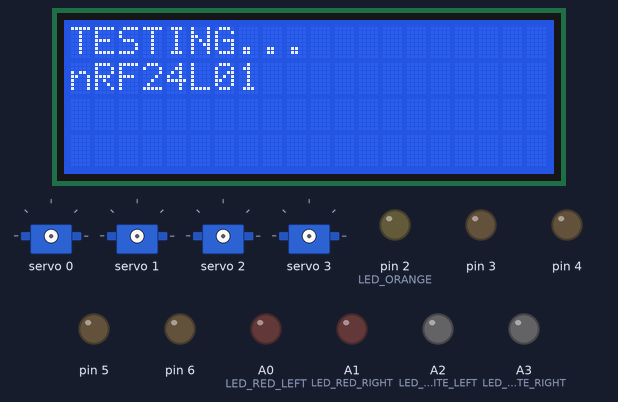
Simulated run of this sketch. Board: Arduino Nano, built with avr-gcc and run on an emulated ATmega328P. On the bench: 20×4 character LCD, 4 × servo, output pins drawn as LEDs (lit = HIGH). No radio packets arrive unless stated.

Above: at 0.2 s.
At 5.2 s:
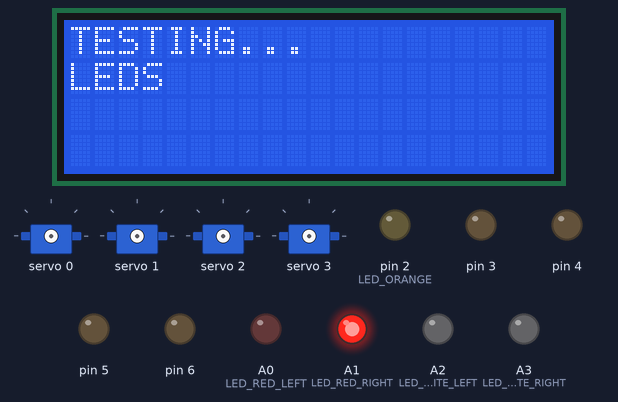
At 10.2 s:
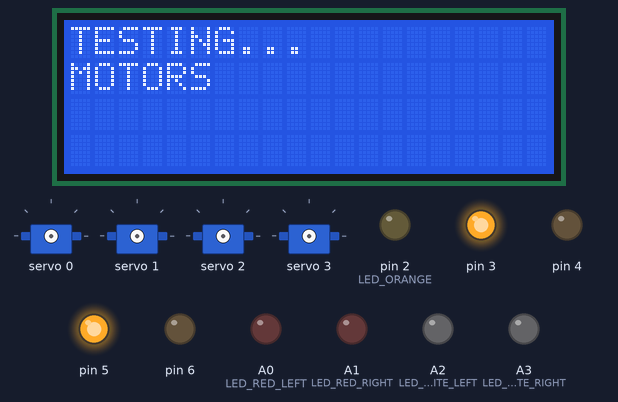
At 14.5 s:
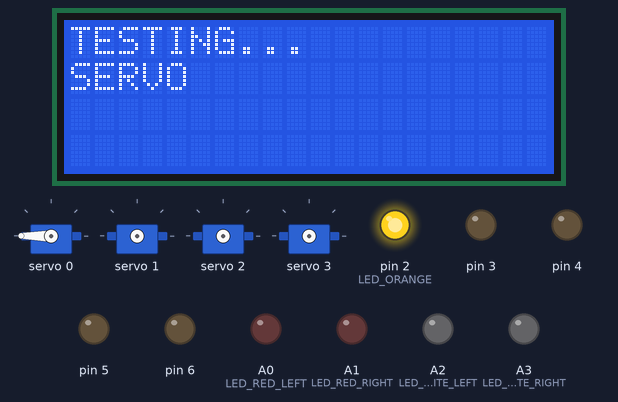
At 18.9 s:
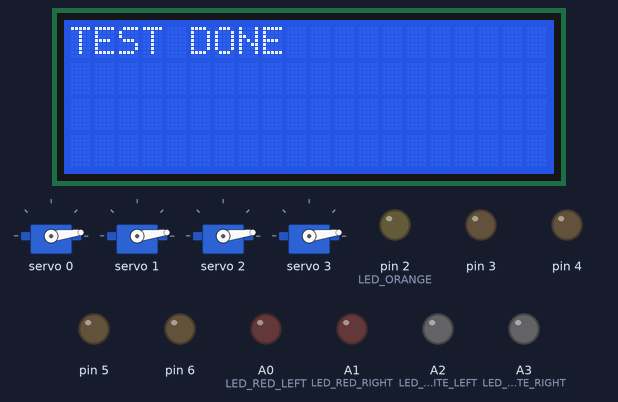
At 33.0 s:
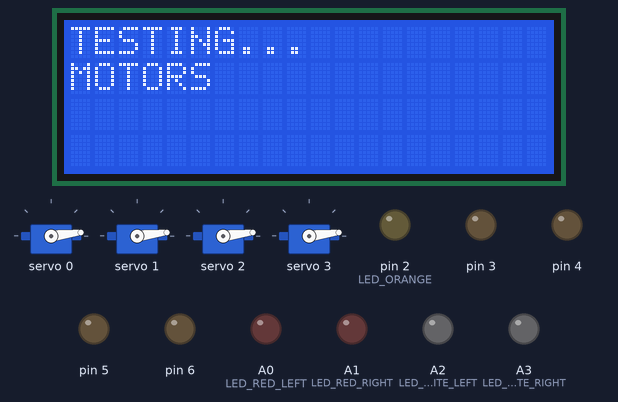
Timing chart, 0 to 40.0 s (numbered marks = the images above):
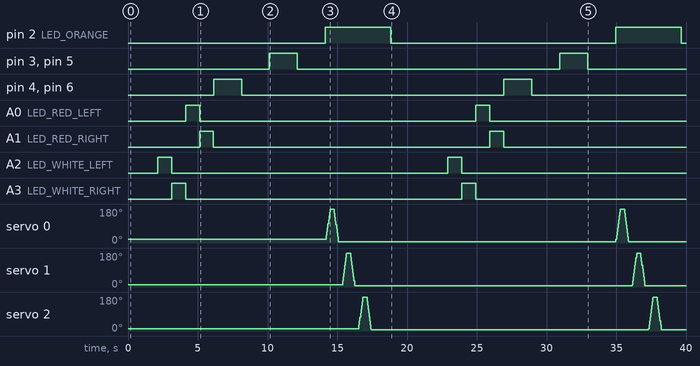

Measured:
- by itself, pin 2 (LED_ORANGE): alternates HIGH for 4.7 s and LOW for 16.1 s
- by itself, pin 3–6: alternates HIGH for 2.0 s and LOW for 18.8 s
- by itself, A0 (LED_RED_LEFT), A1 (LED_RED_RIGHT), A2 (LED_WHITE_LEFT), A3 (LED_WHITE_RIGHT): alternates HIGH for 1.0 s and LOW for 19.8 s
- what the display in image 0 shows lasts 2.0 s, from 0.1 s to 2.1 s
- what the display in image 1 shows lasts 4.0 s, from 2.1 s to 6.1 s

The sketch:

tank.ino
```cpp
/*
  Vitaliy Polyakov (C), polyakov.vs@mail.ru, 2024.

  Подключенные модули:
    MX1508          - 1 шт
    PCA9685         - 1 шт
    LCD1602         - 1 шт
    nRF24L01        - 1 шт
    LED (белый)     - 2 шт
    LED (красный)   - 2 шт
    LED (оранжевый) - 1 шт

  Схема подключения:
                          TX1 |       | VIN   +5V (input)
                          RXO |       | GND   GND (-5V input, nRF24L01, LCD1602)
                          RST |       | RST
GND (LED A7, 3, 2, 1, 0)  GND |       | 5V    5V (nRF24L01, LCD1602)
5V (LED ORANGE)           D2  |       | A7
IN0 (MX1508, A, BWD)      D3  |       | A6
IN0 (MX1508, A, FWD)      D4  |Arduino| A5    SCL (LCD1602, PCA9685)
IN0 (MX1508, B, BWD)      D5  |  Nano | A4    SDA (LCD1602, PCA9685)
IN0 (MX1508, B, FWD)      D6  |       | A3    5V (LED WHITE, RIGHT)
                          D7  |       | A2    5V (LED WHITE, LEFT)
                          D8  |       | A1    5V (LED RED, RIGHT)
CSN (nRF24L01)            D9  |       | A0    5V (LED RED, LEFT)
CE (nRF24L01)             D10 |       | REF
MOSI (nRF24L01)           D11 |       | 3V3
MISO (nRF24L01)           D12 |       | D13   SCK (nRF24L01)
                              |  USB  |
*/


// Настройка 4-х сервоприводов через I2C плату расширения PCA9685
#define SERVOMIN 150  // Минимальная длительность импульса для сервопривода
#define SERVOMAX 600  // Максимальная длина импульса для сервопривода
#define SERVO_1 0     // Номер порта (0 - 15)
#define SERVO_2 1     // Номер порта (0 - 15)
#define SERVO_3 2     // Номер порта (0 - 15)
#define SERVO_4 3     // Номер порта (0 - 15)

// Настройка светодиодов
#define LED_ORANGE          2
#define LED_WHITE_RIGHT     A3
#define LED_WHITE_LEFT      A2
#define LED_RED_RIGHT       A1
#define LED_RED_LEFT        A0

// Подключение 4-х сервоприводов через I2C плату расширения PCA9685
#include <Wire.h>
#include <Adafruit_PWMServoDriver.h>

// Подключение модуля радиоуправления nRF24L01
#include <SPI.h>
#include "nRF24L01.h"
#include "RF24.h"

// Подключение ЖК-дисплея LCD1602
#include <Wire.h>
#include <LiquidCrystal_I2C.h>

// Настройка радиомодуля nRF24L01
// "создать" модуль на пинах 9 и 10 Для Уно
RF24 radio(9, 10);
// массив принятых данных
byte recieved_data[9];
// возможные номера труб
byte address[][6] = { "1Node", "2Node", "3Node", "4Node", "5Node", "6Node" };

// Настройка портов плат расширения LCD1602 и PCA9685
// Установка адреса I2C 0x40 для платы расширения PCA9685
Adafruit_PWMServoDriver pwm = Adafruit_PWMServoDriver(0x40);
// Установка адреса I2C 0x27 для платы расширения LCD1602
LiquidCrystal_I2C lcd(0x27, 20, 4);

// Класс для работы с двигателями
class Motor {
private:
    byte _fwdPin;
    byte _bwdPin;
public:
    Motor(byte fwdPin, byte bwdPin) {
        _fwdPin = fwdPin;
        _bwdPin = bwdPin;
    }

    void init() {
        pinMode(_fwdPin, OUTPUT);
        pinMode(_bwdPin, OUTPUT);
    }

    void moveFwd(byte speed) {
        analogWrite(_fwdPin, speed);
        analogWrite(_bwdPin, LOW);
    }

    void moveBwd(byte speed) {
        analogWrite(_fwdPin, LOW);
        analogWrite(_bwdPin, speed);
    }

    void moveStop() {
        analogWrite(_fwdPin, LOW);
        analogWrite(_bwdPin, LOW);
    }
};

Motor motorR(4, 3);  // двигатель A, правый
Motor motorL(6, 5);  // двигатель B, левый

byte speed = 255;  // скорость 100% (0-255)

void setup() {
    Serial.begin(9600);

    pinMode(LED_ORANGE, OUTPUT);
    pinMode(LED_WHITE_RIGHT, OUTPUT);
    pinMode(LED_WHITE_LEFT, OUTPUT);
    pinMode(LED_RED_RIGHT, OUTPUT);
    pinMode(LED_RED_LEFT, OUTPUT);

    // серво PCA9685
    pwm.begin();         // Инициализация
    pwm.setPWMFreq(60);  // Частота следования импульсов 60 Гц
    delay(10);           // Пауза

    motorR.init();
    motorL.init();

    lcd.init();
    lcd.backlight();

    // nrf24L01
    //активировать модуль
    radio.begin();
    // режим подтверждения приёма, 1 вкл 0 выкл
    radio.setAutoAck(1);
    // время между попыткой достучаться, число попыток
    radio.setRetries(0, 15);
    // разрешить отсылку данных в ответ на входящий сигнал
    radio.enableAckPayload();
    // размер пакета, в байтах
    radio.setPayloadSize(32);
    // хотим слушать трубу 0
    radio.openReadingPipe(1, address[0]);
    // выбираем канал (в котором нет шумов!)
    radio.setChannel(0x60);
    // уровень мощности передатчика. На выбор RF24_PA_MIN, RF24_PA_LOW,
    // RF24_PA_HIGH, RF24_PA_MAX
    radio.setPALevel(RF24_PA_MAX);
    // скорость обмена. На выбор RF24_2MBPS, RF24_1MBPS, RF24_250KBPS
    // должна быть одинакова на приёмнике и передатчике!
    // при самой низкой скорости имеем самую высокую чувствительность и дальность
    radio.setDataRate(RF24_250KBPS);
    // начать работу
    radio.powerUp();
    // начинаем слушать эфир, мы приёмный модуль
    radio.startListening();
}

void loop() {
    // Тест LCD1602
    lcd.setCursor(0, 0);
    lcd.print("TESTING...      ");

    lcd.setCursor(0, 1);
    //         ----------------
    lcd.print("nRF24L01        ");
    // Тест радиомодуля
    byte pipeNo;
    while (radio.available(&pipeNo)) {  // есть входящие данные
        // чиатем входящий сигнал
        radio.read(&recieved_data, sizeof(recieved_data));
    }
    delay(2000);

    lcd.setCursor(0, 1);
    //         ----------------
    lcd.print("LEDS            ");
    // Тест светодиодов
    digitalWrite(LED_WHITE_LEFT, HIGH);
    delay(1000);
    digitalWrite(LED_WHITE_LEFT, LOW);

    digitalWrite(LED_WHITE_RIGHT, HIGH);
    delay(1000);
    digitalWrite(LED_WHITE_RIGHT, LOW);

    digitalWrite(LED_RED_LEFT, HIGH);
    delay(1000);
    digitalWrite(LED_RED_LEFT, LOW);

    digitalWrite(LED_RED_RIGHT, HIGH);
    delay(1000);
    digitalWrite(LED_RED_RIGHT, LOW);

    // Тест двигателей
    lcd.setCursor(0, 1);
    //         ----------------
    lcd.print("MOTORS          ");
    motorR.moveFwd(speed);
    motorL.moveFwd(speed);
    delay(2000);

    motorR.moveStop();
    motorL.moveStop();
    delay(2000);

    motorR.moveBwd(speed);
    motorL.moveBwd(speed);
    delay(2000);

    motorR.moveStop();
    motorL.moveStop();
    delay(2000);

    // Тест сервоприводов
    lcd.setCursor(0, 1);
    //         ----------------
    lcd.print("SERVO           ");
    // Включение оранжевого светодиода
    digitalWrite(LED_ORANGE, HIGH);
    // Вращение сервопривода 1 влево
    for (uint16_t pulselen = SERVOMIN; pulselen < SERVOMAX; pulselen++) {
        pwm.setPWM(SERVO_1, 0, pulselen);
    }
    delay(250);
    // Вращение сервопривода 1 вправо
    for (uint16_t pulselen = SERVOMAX; pulselen > SERVOMIN; pulselen--) {
        pwm.setPWM(SERVO_1, 0, pulselen);
    }
    delay(250);

    // Вращение сервопривода 2 влево
    for (uint16_t pulselen = SERVOMIN; pulselen < SERVOMAX; pulselen++) {
        pwm.setPWM(SERVO_2, 0, pulselen);
    }
    delay(250);
    // Вращение сервопривода 2 вправо
    for (uint16_t pulselen = SERVOMAX; pulselen > SERVOMIN; pulselen--) {
        pwm.setPWM(SERVO_2, 0, pulselen);
    }
    delay(250);

    // Вращение сервопривода 3 влево
    for (uint16_t pulselen = SERVOMIN; pulselen < SERVOMAX; pulselen++) {
        pwm.setPWM(SERVO_3, 0, pulselen);
    }
    delay(250);
    // Вращение сервопривода 3 вправо
    for (uint16_t pulselen = SERVOMAX; pulselen > SERVOMIN; pulselen--) {
        pwm.setPWM(SERVO_3, 0, pulselen);
    }
    delay(250);

    // Вращение сервопривода 4 влево
    for (uint16_t pulselen = SERVOMIN; pulselen < SERVOMAX; pulselen++) {
        pwm.setPWM(SERVO_4, 0, pulselen);
    }
    delay(250);
    // Вращение сервопривода 4 вправо
    for (uint16_t pulselen = SERVOMAX; pulselen > SERVOMIN; pulselen--) {
        pwm.setPWM(SERVO_4, 0, pulselen);
    }
    delay(250);
    // выключение оранжевого светодиода
    digitalWrite(LED_ORANGE, LOW);

    lcd.setCursor(0, 0);
    //         ----------------
    lcd.print("TEST DONE       ");
    lcd.setCursor(0, 1);
    //         ----------------
    lcd.print("                ");
    delay(2000);
}
```
